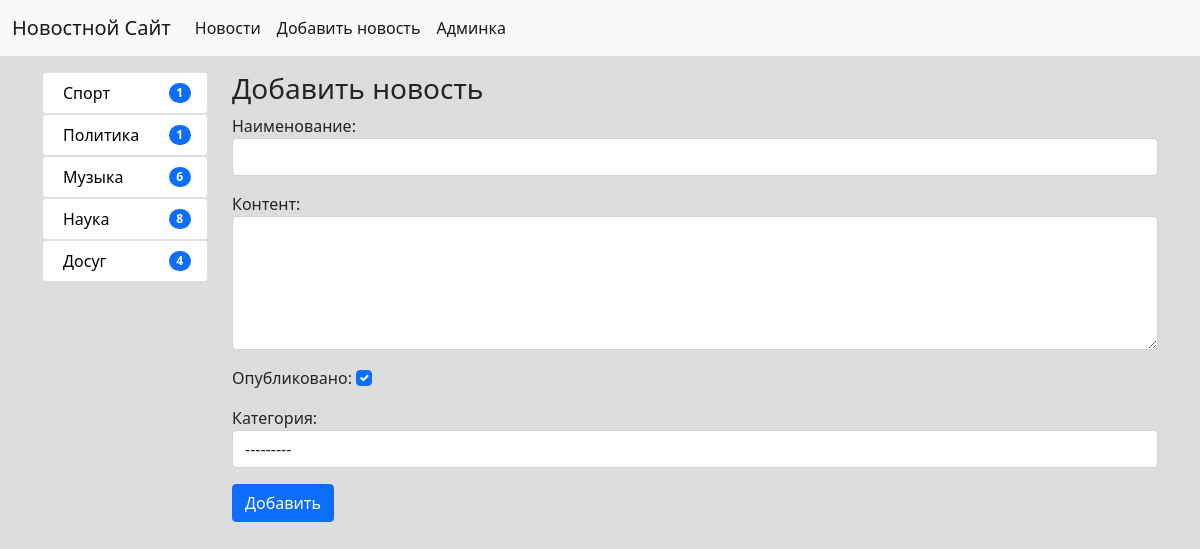
The page /news/add_news/ (signed in) on the database its author committed.
### news/models.py (models this page shows)
class Category(models.Model):
    title = models.CharField(max_length=150, db_index=True, verbose_name='Категория')
    def get_absolute_url(self):
        return reverse('category', kwargs={"category_id": self.pk})
    def __str__(self):
        return self.title
    class Meta:
        verbose_name = 'категория'
        verbose_name_plural = 'категории'
        ordering = ['title']

### news/views.py (the view)
# urls.py: path('news/add_news/', CreateNews.as_view(), name='add_news'),
class CreateNews(LoginRequiredMixin, CreateView):
    form_class = NewsForm2
    template_name = 'news/add_news.html'
    login_url = '/admin/'
    redirect_field_name = None

### news/forms.py (shortened to what this page needs)
class NewsForm2(ModelForm):
    class Meta:
        model = News
        fields = ['title', 'content', 'is_published', 'category']
        widgets = {
            'title': TextInput(attrs={"class": "form-control"}),
            'content': Textarea(attrs={"class": "form-control", "rows": "5"}),
            'is_published': CheckboxInput(attrs={"class": "form-check-input"}),
            'category': Select(attrs={"class": "form-control"}),
        }

### news/templatetags/news_tags.py (called while the page is built)
@register.inclusion_tag('news/list_categories.html')
def show_categories():
    categories = Category.objects.annotate(qty=Count('news')).filter(qty__gt=0)
    return {"categories": categories, }

### news/templates/news/add_news.html (shortened to what this page needs)
{% extends 'base.html' %}
{% block sidebar %}
    {% include 'inc/_sidebar.html' %}
{% endblock %}
{% block content %}
    <h3>Добавить новость</h3>
    <form action="{% url 'add_news' %}" method="post">
        {{ form.as_p }}
        <button type="submit" class="btn btn-primary">Добавить</button>
    </form>
{% endblock %}

### news/templates/news/list_categories.html
<div class="list-group">
    {% for item in categories %}
        <ol class="list-group">
        <li class="list-group-item d-flex align-items-center list-group-item-action">
            <div class="ms-1 me-auto">
                <a href="{{ item.get_absolute_url }}" class="text-decoration-none text-black">{{ item.title }}</a>
            </div>
            <div class="badge bg-primary rounded-pill">{{ item.qty }}</div>
        </li>
        </ol>
    {% endfor %}
</div>

### SimpleDjangoApp/static/css/style.css (style rules this page uses)
body { background-color: #ddd; }

### rows shown on the page
Category: title "Спорт", qty "1"
Category: title "Политика", qty "1"
Category: title "Музыка", qty "6"
Category: title "Наука", qty "8"
Category: title "Досуг", qty "4"
